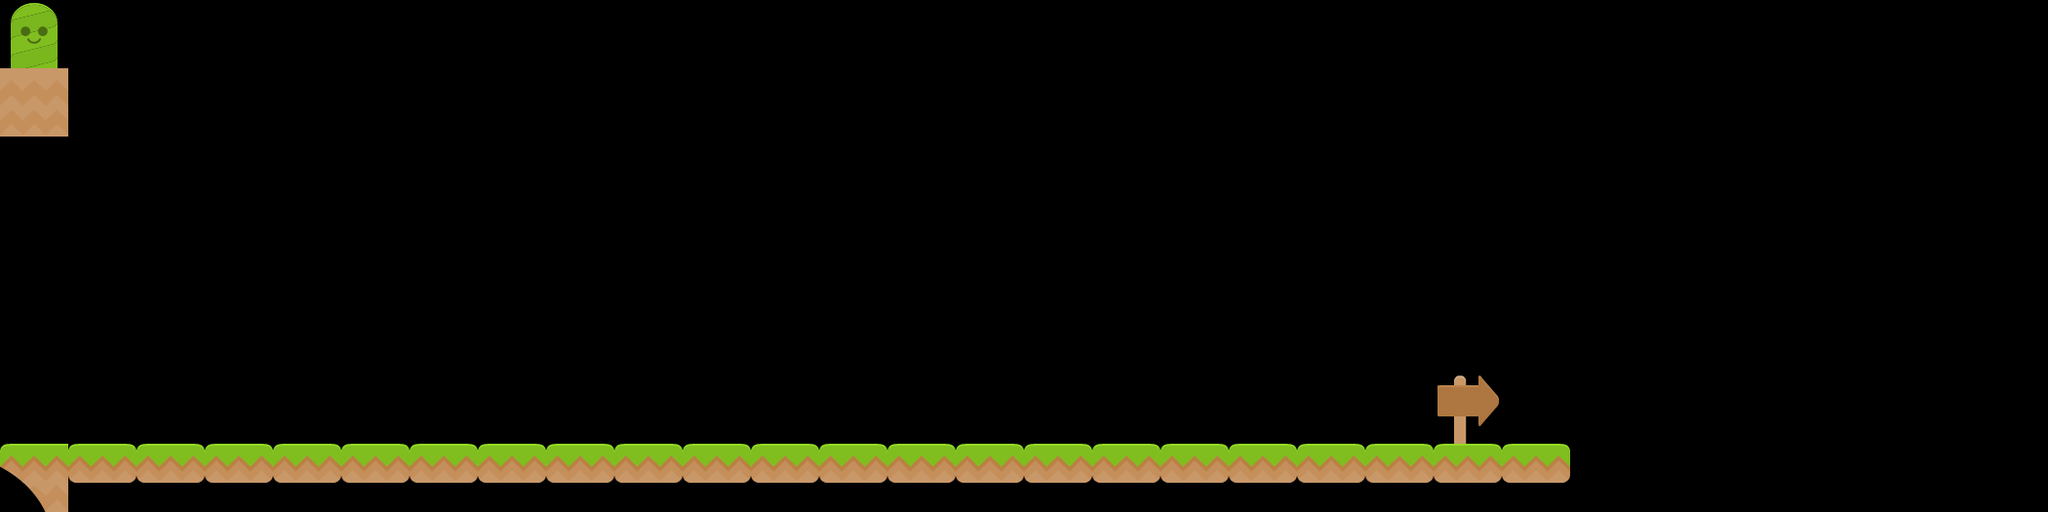

This is a level from a 2D game, rendered from its Tiled map with the project's own tilesets. A one-line summary and the map file follow, with tile-layer data summarised:
An orthogonal 60x15 tile map with 35x35 px tiles, 2 tile layers (Tile Layer 1, Tile Layer 2).

<map version="1.0" orientation="orthogonal" renderorder="right-down" width="60" height="15" tilewidth="35" tileheight="35" nextobjectid="1">
 <tileset firstgid="1" name="Platforms" tilewidth="70" tileheight="70" spacing="2" margin="2">
  <image source="tileset.png" width="1024" height="1024" />
 </tileset>
 <layer name="Tile Layer 1" width="60" height="15">
  <data>[900 cells, 24 non-empty, 3 distinct tile ids]</data>
 </layer>
 <layer name="Tile Layer 2" width="60" height="15">
  <data>[900 cells, 2 non-empty, 2 distinct tile ids]</data>
 </layer>
</map>
